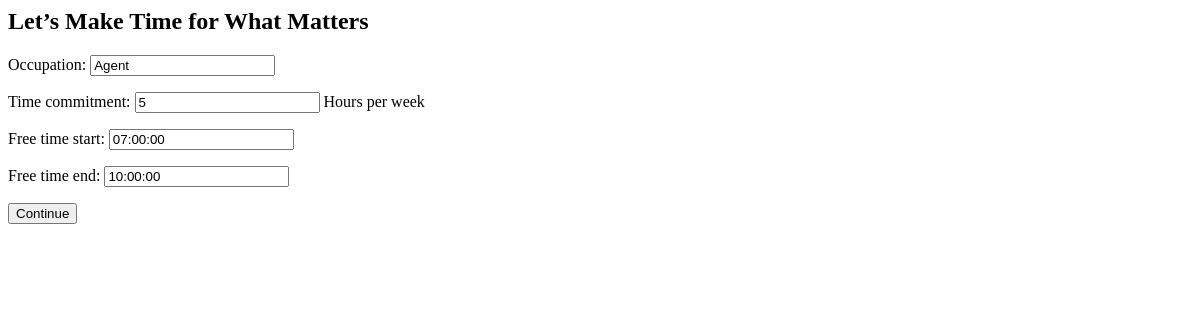
Before: /onboarding/ (signed in) with the older database file.
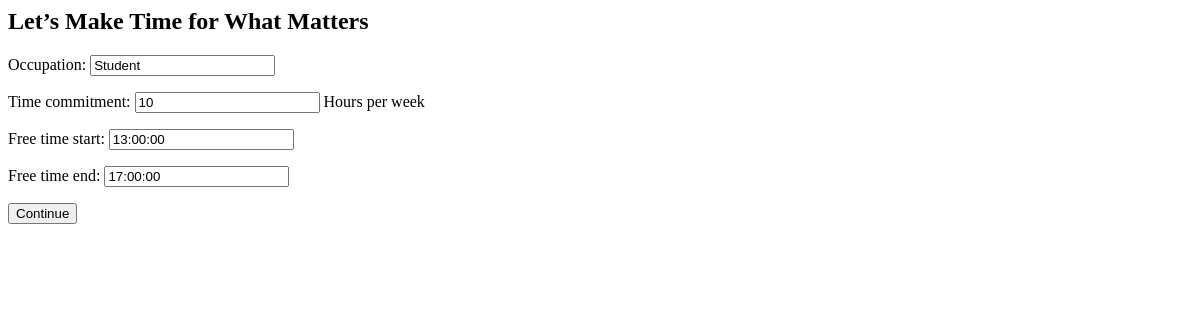
After: the same page with the newer database file.
### core/models.py (models this page shows, shortened)
class Profile(models.Model):
    user = models.OneToOneField(User, on_delete=models.CASCADE)
    occupation = models.CharField(max_length=100, blank=True, default='')
    time_commitment = models.IntegerField(help_text="Hours per week", default=0)
    free_time_start = models.TimeField(default='00:00')
    free_time_end = models.TimeField(default='00:00')

### core/views.py (the view)
# urls.py: path('onboarding/', onboarding_view, name='onboarding'),
@login_required
def onboarding_view(request):
    try:
        profile = request.user.profile
    except Profile.DoesNotExist:
        profile = Profile.objects.create(
            user=request.user,
            occupation='',
            time_commitment=0,
            free_time_start=time(9, 0),  # 9:00 AM
            free_time_end=time(17, 0)    # 5:00 PM
        )
    form = ProfileForm(request.POST or None, instance=profile)
    if request.method == 'POST' and form.is_valid():
        form.save()
        return redirect('make_time_for')
    return render(request, 'core/onboarding.html', {'form': form})

### core/forms.py
class ProfileForm(forms.ModelForm):
    class Meta:
        model = Profile
        fields = ['occupation', 'time_commitment', 'free_time_start', 'free_time_end']

### core/templates/core/onboarding.html (shortened to what this page needs)
<h2>Let’s Make Time for What Matters</h2>
<form method="post">
  {{ form.as_p }}
  <button type="submit">Continue</button>
</form>

Changed rows visible on the page:
changed Profile: occupation "Agent" → "Student"; time_commitment "5" → "10"; free_time_start "07:00:00" → "13:00:00"; free_time_end "10:00:00" → "17:00:00"
